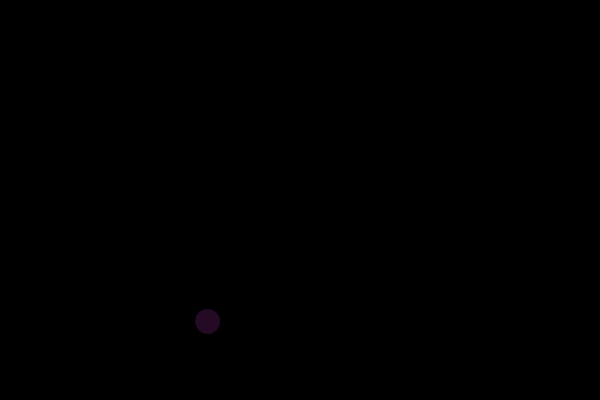
Frame 1 (no input)
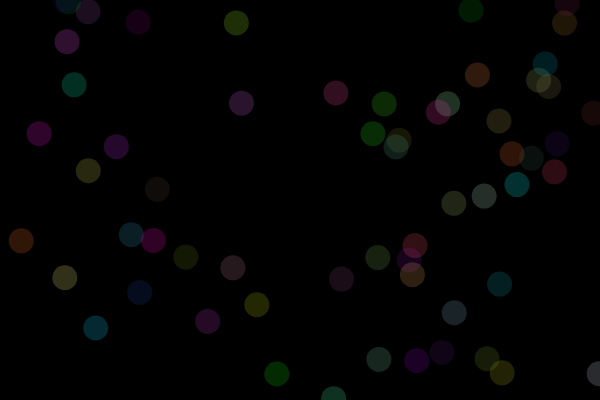
Frame 60 (no input)
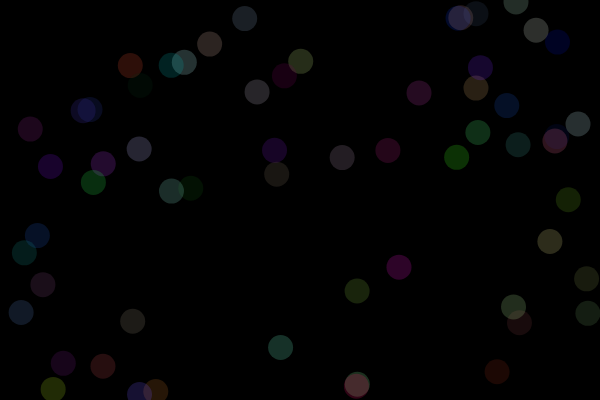
Frame 120 (the mouse pressed at the canvas centre since frame 60)

The p5.js sketch that drew these frames (run headless with seeded random() and noise() and a simulated clock; from frame 60 on, the mouse is pressed at the canvas centre):

// p5.js sketch
// ── sketch.js
var spot = {
  x: 100,
  y: 50
}

var col = {
  r: 255,
  g: 0,
  b: 0
}

function setup() {
  createCanvas(600, 400);
  background(0)
}

function draw() {
  col.r = random(0,255)
  col.g = random(0,255)
  col.b = random(0,255)
  noStroke()
  spot.x= random(0,width)
  spot.y= random(0,height)
  fill(col.r,col.g,col.b,50)
  ellipse(spot.x,spot.y,25,25)
}

function mousePressed(){
  background(0)
}
